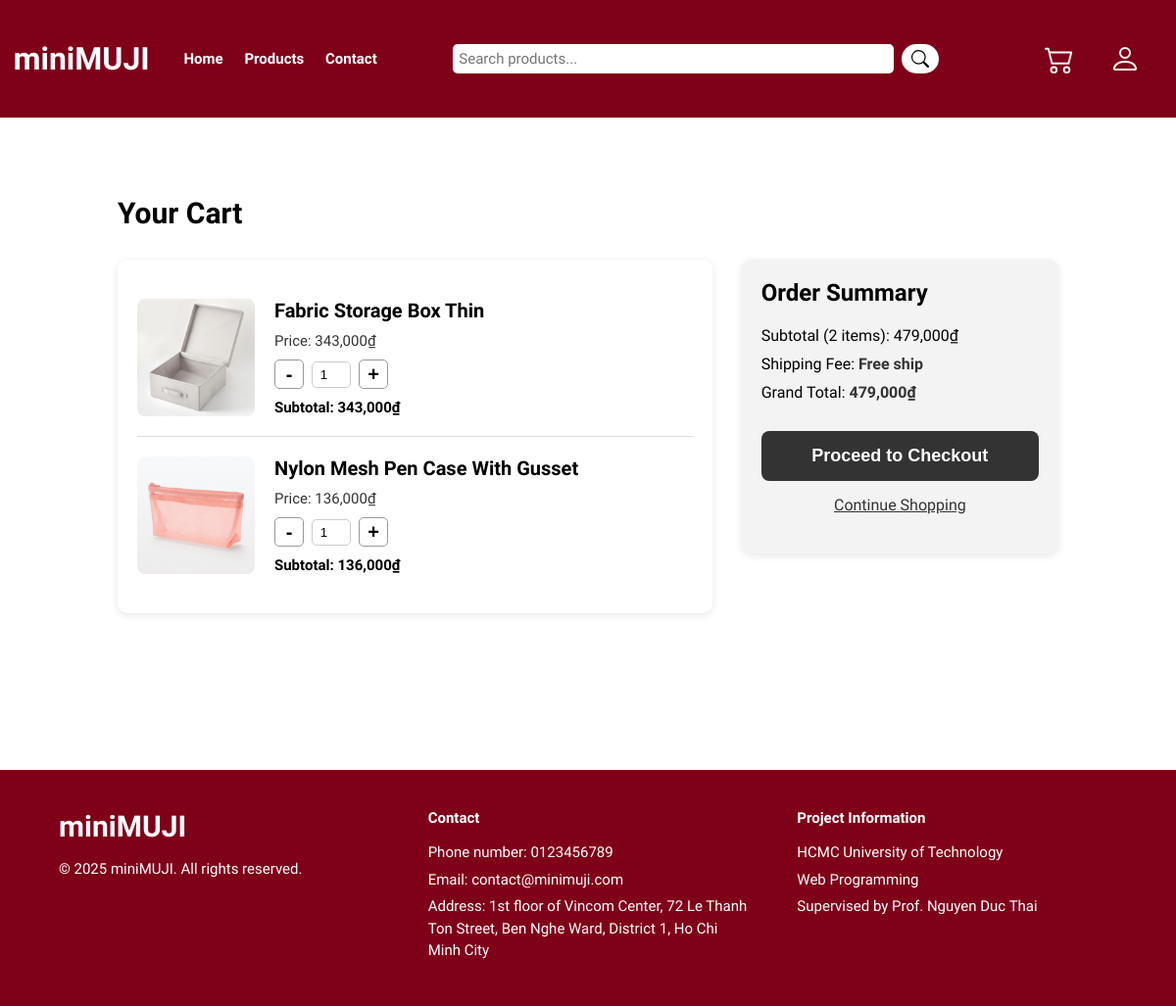
The page /cart/1 (signed in) on the database its author committed.
### tables this page shows
CREATE TABLE CART_PRODUCTS (
  cart_id INT(11) NOT NULL,
  products_id INT(11) NOT NULL,
  quantity INT(11) NOT NULL DEFAULT 1,
  PRIMARY KEY (cart_id, products_id),
  FOREIGN KEY (cart_id) REFERENCES CARTS(id) ON DELETE CASCADE ON UPDATE CASCADE,
  FOREIGN KEY (products_id) REFERENCES PRODUCTS(id) ON DELETE CASCADE ON UPDATE CASCADE
);

CREATE TABLE PRODUCTS (
  id INT(11) NOT NULL AUTO_INCREMENT PRIMARY KEY,
  name VARCHAR(255) NOT NULL,
  description TEXT,
  price INT(11) NOT NULL,
  image VARCHAR(255) NOT NULL,
  category_id INT(11) NOT NULL,
  quantity INT(11) DEFAULT 0,
  sold INT(11) DEFAULT 0,
  FOREIGN KEY (category_id) REFERENCES CATEGORY(id) ON DELETE CASCADE ON UPDATE CASCADE
);

CREATE TABLE CARTS (
  id INT(11) NOT NULL AUTO_INCREMENT PRIMARY KEY,
  user_id INT(11),
  num_of_products INT(11),
  price INT(11),
  status ENUM('Finished','Unfinished') NOT NULL DEFAULT 'Unfinished',
  FOREIGN KEY (user_id) REFERENCES USERS(id) ON DELETE CASCADE ON UPDATE CASCADE
);

### src/views/user/carts/cart.php (the view, shortened to what this page needs)
<?php
include 'config.php';
$user_id = (int)$_SESSION['id'];
$sql = "
    SELECT
        carts.id AS cart_id,
        carts.user_id,
        carts.num_of_products,
        carts.price AS cart_total_price,
        cart_products.products_id,
        cart_products.quantity AS cart_product_quantity,
        products.name,
        products.description,
        products.price AS product_price,
        products.image,
        products.category_id,
        products.quantity AS product_quantity_available,
        products.sold
    FROM carts
    JOIN cart_products ON carts.id = cart_products.cart_id
    JOIN products ON cart_products.products_id = products.id
    WHERE carts.user_id = ?
      AND carts.status = 'Unfinished'
";
$stmt = $conn->prepare($sql);
$stmt->bind_param('i', $user_id);
$stmt->execute();
$result = $stmt->get_result();
$cart_items = [];
while ($row = $result->fetch_assoc()) {
    $cart_items[] = $row;
}
?>
<head>
    <link rel = "stylesheet" href = "/minimuji/assets/css/style.css">
    <link rel = "stylesheet" href = "/minimuji/assets/css/cart.css">
</head>
<body>
    <?php include 'src/components/header.php';?>
    <main class="cart-page">
        <h1>Your Cart</h1>
        <section class="cart-content">
            <div class="cart-items">
                <?php if (!empty($cart_items)): ?>
                    <?php foreach ($cart_items as $item): ?>
                        <div class="cart-item" data-cart-id="<?= $item['cart_id'] ?>" data-product-id="<?= $item['products_id'] ?>">
                            <img src="/minimuji/assets/images/products/<?= htmlspecialchars($item['image']) ?>" alt="Product Image">
                            <div class="cart-item-info">
                                <h2><?= htmlspecialchars($item['name']) ?></h2>
                                <p>Price: <?= number_format($item['product_price']) ?>₫</p>
                                <div class="quantity-control">
                                    <button class="decrease" data-product-id="<?= $item['products_id'] ?>">-</button>
                                    <input type="number" value="<?= $item['cart_product_quantity'] ?>" readonly data-cart-id="<?= $item['cart_id'] ?>" class="quantity-input">
                                    <button class="increase" data-product-id="<?= $item['products_id'] ?>">+</button>
                                </div>
                                <div class="item-subtotal">
                                    Subtotal: <?= number_format($item['product_price'] * $item['cart_product_quantity']) ?>₫
                                </div>
                            </div>
                        </div>
                    <?php endforeach; ?>
                <?php else: ?>
                    <p>No items in your cart.</p>
                <?php endif; ?>
            </div>
            <aside class="order-summary">
                <h2>Order Summary</h2>
                <p>Subtotal (<?= count($cart_items) ?> items): <span class="grand-total"><?= number_format($cart_items[0]['cart_total_price']) ?>₫</span></p>
                <p>Shipping Fee: <strong>Free ship</strong></p>
                <p>Grand Total: <strong><span class="grand-total"><?= number_format($cart_items[0]['cart_total_price']) ?>₫</span></strong></p>
                <button
                    id="checkout-btn"
                    onclick="window.location.href='/minimuji/check-out/<?=$cart_items[0]['cart_id']?>'"
                    <?= empty($cart_items) ? 'disabled' : '' ?>>
                    Proceed to Checkout
                </button>
                <a href="/minimuji/products">Continue Shopping</a>
            </aside>
        </section>
    </main>
    <?php include 'src/components/footer.php';?>
</body>

### assets/css/style.css (style rules this page uses)
body, html { padding: 0; font-family: 'Quicksand', sans-serif; display: flex; flex-direction: column; height: 100%; width: 100%; background-color: white; font-size: 15px; }
* { box-sizing: border-box; margin: 0; padding: 0; }

### assets/css/cart.css (style rules this page uses)
.cart-page { margin: 10vh 15vh; }
.cart-page h1 { font-weight: bold; margin-bottom: 30px; }
.cart-content { display: flex; gap: 30px; }
.cart-items { flex: 2; background: #fff; padding: 20px; border-radius: 10px; box-shadow: 0 2px 8px rgba(0,0,0,0.1); }
.cart-item { display: flex; align-items: flex-start; border-bottom: 1px solid #ddd; padding: 20px 0; }
.cart-item:last-child { border-bottom: none; }
.cart-item img { width: 120px; height: 120px; border-radius: 8px; margin-right: 20px; }
.cart-item-info { flex: 1; }
.cart-item-info h2 { font-size: 20px; margin: 0 0 10px; }
.cart-item-info p { margin: 5px 0; color: #333; }
.quantity-control { display: flex; align-items: center; margin: 10px 0; }
.quantity-control button { width: 30px; height: 30px; font-size: 20px; font-weight: bold; background: #fff; border: 1px solid #999; cursor: pointer; border-radius: 5px; }
.quantity-control input[type="number"] { width: 40px; text-align: center; margin: 0 8px; border: 1px solid #ccc; border-radius: 5px; padding: 5px; }
.item-subtotal { font-weight: bold; margin-top: 5px; }
.order-summary { flex: 1; background: #f3f3f3; padding: 20px; border-radius: 10px; box-shadow: 0 2px 8px rgba(0,0,0,0.1); height: 300px; }
.order-summary h2 { font-size: 24px; margin-bottom: 20px; }
.order-summary p { margin: 10px 0; font-size: 16px; }
.order-summary strong { color: #333; }
#checkout-btn { width: 100%; padding: 15px; background: #333; color: white; font-size: 18px; font-weight: bold; border: none; border-radius: 8px; margin-top: 20px; cursor: pointer; }
.order-summary a { display: block; text-align: center; margin-top: 15px; color: #333; text-decoration: underline; font-size: 16px; }

### rows shown on the page
cart_products: products.image (picture), products.name "Fabric Storage Box Thin", products.price "343,000", quantity "1", $item['product_price'] * $item['cart_product_quantity'] "343,000"
cart_products: products.image (picture), products.name "Nylon Mesh Pen Case With Gusset", products.price "136,000", quantity "1", $item['product_price'] * $item['cart_product_quantity'] "136,000"
carts: price "479,000"

### other values the page prints
count($cart_items) "2"
